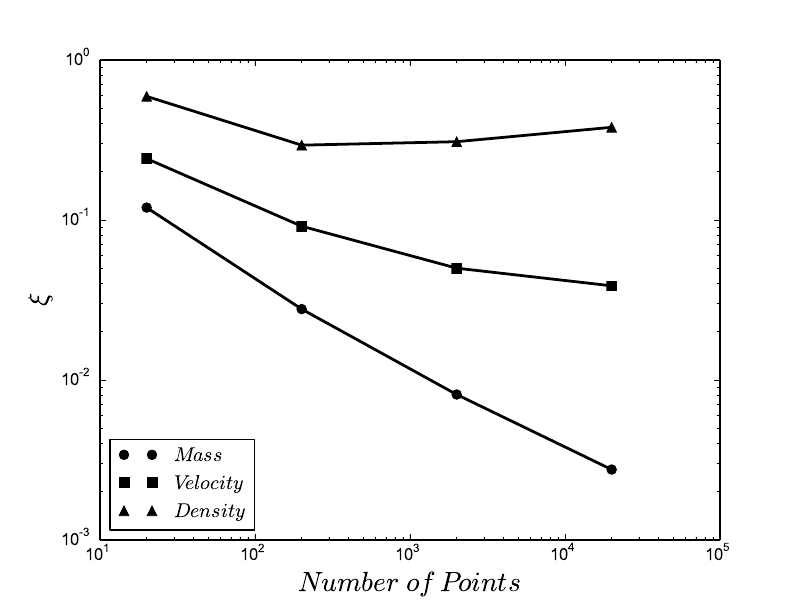

The Python source for this figure:
import numpy as np, pylab

vlct = np.loadtxt('velocity/table.csv',delimiter=',')
mass = np.loadtxt('mass/table.csv',delimiter=',')
dens = np.loadtxt('density/table.csv',delimiter=',')

orig = vlct[:,0]

def chi2(x_obs,x_org):
    return np.sum(np.abs((x_obs-x_org)/x_org))/len(x_obs)

def best_fit(original,results):
    ans = np.empty(len(original))
    for i in range(len(original)):
        concentrations = results[i,:]
        index = np.argmin(np.abs(original[i]-concentrations))
        ans[i] = concentrations[index]
        print original[i],concentrations,index
    return ans
    
pylab.title('$Velocity$')
pylab.plot(orig,orig,'--k',label='$real$')
#pylab.plot(orig,vlct[:,1],'.b',label='$n=20$')
#pylab.plot(orig,vlct[:,2],'.r',label='$n=200$')
#pylab.plot(orig,vlct[:,3],'.g',label='$n=2000$')
#pylab.plot(orig,vlct[:,4],'.c',label='$n=20000$')
pylab.plot(orig,best_fit(orig,vlct[:,1:5]),'-r',label='$best\ fit$')
pylab.xlabel('$Original$')
pylab.ylabel('$Obtained$')
pylab.legend(loc=4, borderaxespad=0.5)
pylab.savefig('vlct.png',dpi=300)
pylab.close()


chi_vlct = np.array([chi2(orig,vlct[:,1]),chi2(orig,vlct[:,2]),chi2(orig,vlct[:,3]),chi2(orig,vlct[:,4])])

orig = mass[:,0]

pylab.title('$Mass$')
pylab.plot(orig,orig,'--k',label='$real$')
#pylab.plot(orig,mass[:,1],'.',label='$n=20$',)
#pylab.plot(orig,mass[:,2],'.',label='$n=200$')
#pylab.plot(orig,mass[:,3],'.',label='$n=2000$',)
#pylab.plot(orig,mass[:,4],'.',label='$n=20000$')
pylab.plot(orig,best_fit(orig,mass[:,1:5]),'-r',label='$best\ fit$')
pylab.xlabel('$Original$')
pylab.ylabel('$Obtained$')
pylab.legend(loc=4, borderaxespad=0.5)
pylab.savefig('mass.png',dpi=300)
pylab.close()

chi_mass = np.array([chi2(orig,mass[:,1]),chi2(orig,mass[:,2]),chi2(orig,mass[:,3]),chi2(orig,mass[:,4])])

orig = dens[:,0]

pylab.title('$Density$')
pylab.plot(orig,orig,label='$real$')
pylab.plot(orig,dens[:,1],'.',label='$n=20$')
pylab.plot(orig,dens[:,2],'.',label='$n=200$')
pylab.plot(orig,dens[:,3],'.',label='$n=2000$')
pylab.xscale('log')
pylab.yscale('log')
pylab.xlabel('$Original$')
pylab.ylabel('$Obtained$')
pylab.legend(loc=4, borderaxespad=0.5)
pylab.savefig('dens.png',dpi=300)
pylab.close()

chi_dens = np.array([chi2(orig,dens[:,1]),chi2(orig,dens[:,2]),chi2(orig,dens[:,3])])

pylab.plot([20,200,2000,20000],chi_mass,'-k',lw=2)
pylab.plot([20,200,2000,20000],chi_mass,'ok',label='$Mass$',ms=7)
pylab.plot([20,200,2000,20000],chi_vlct,'-k',lw=2)
pylab.plot([20,200,2000,20000],chi_vlct,'sk',label='$Velocity$',ms=7)
pylab.plot([200,2000,20000],chi_dens,'-k',lw=2)
pylab.plot([200,2000,20000],chi_dens,'^k',label='$Density$',ms=7)
pylab.xscale('log')
pylab.yscale('log')
pylab.legend()
pylab.xlabel('$Number\ of\ Points$',fontsize=20)
pylab.ylabel('$\\xi$',fontsize=20)
pylab.savefig('error.png',dpi=200)
pylab.savefig('error.pdf',dpi=200)
pylab.close()

c = orig
c_dens = dens[:,3]
c_mass = np.empty(0)
c_vlct = np.empty(0)

for id in dens[:,0]:
    index = np.where(dens[:,0] == id)
    c_mass = np.append(c_mass,mass[index,4])
    c_vlct = np.append(c_vlct,vlct[index,4])
